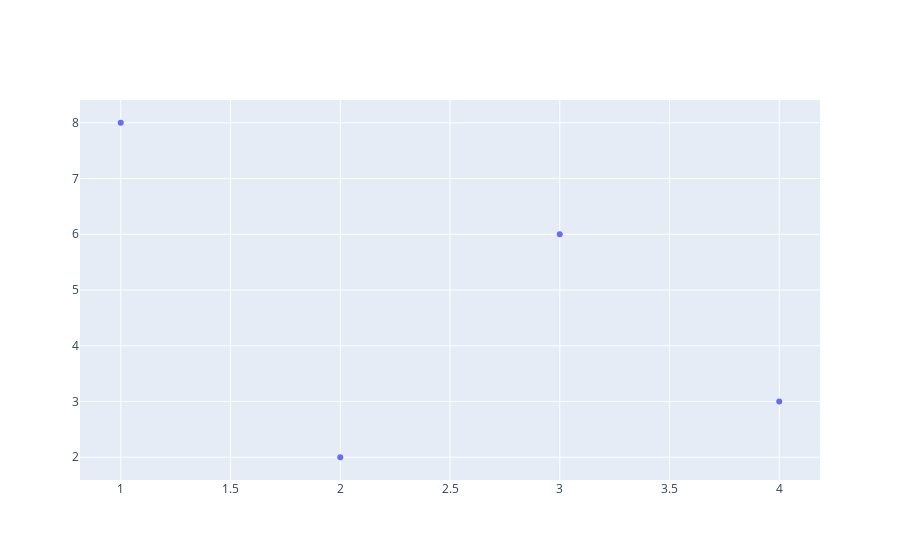

Notebook source saved alongside this figure:
### Markdown cell above
# Bubble chart

### Code cell
x=[1,2,3,4]
y=[8,2,6,3]

fig = go.Figure(go.Scatter(x=x , y=y , mode="markers"))
fig.show()

### Figure 1 — Plotly figure (JSON) as saved in the notebook; plotly's stock layout.template omitted (floating-point values rounded to 4 significant figures)
{"data": [{"mode": "markers", "type": "scatter", "x": [1, 2, 3, 4], "y": [8, 2, 6, 3]}], "layout": {}}
